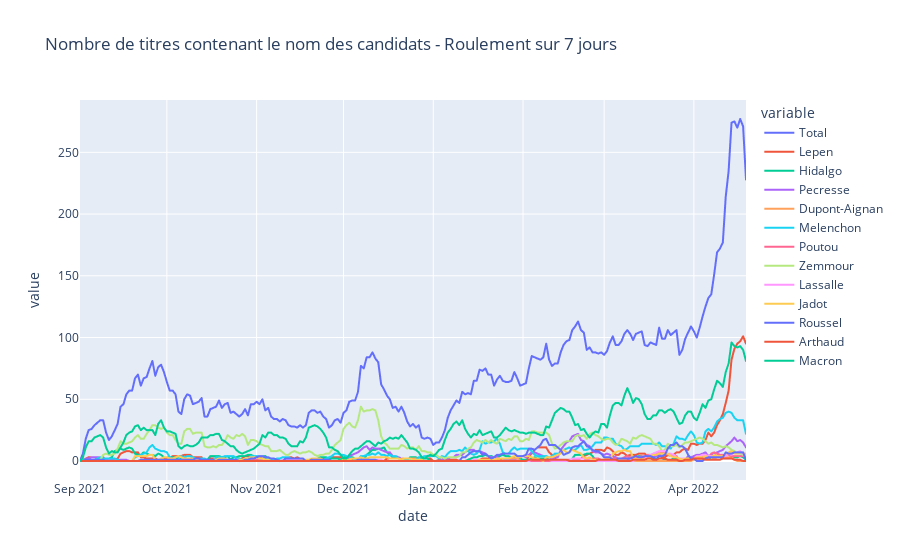

The notebook cell this image was saved under:
### Code cell
import plotly.express as px

pd.options.plotting.backend = "plotly"
rs_df.plot(x='date', y=candidats, title = "Nombre de titres contenant le nom des candidats - Roulement sur 7 jours")

### Figure 1 — Plotly figure (JSON) as saved in the notebook; plotly's stock layout.template omitted (floating-point values rounded to 4 significant figures; data arrays with more than 128 entries replaced by an {"elided": "..."} marker saying what was removed)
{"data": [{"hovertemplate": "variable=Total<br>date=%{x}<br>value=%{y}<extra></extra>", "legendgroup": "Total", "line": {"color": "#636efa", "dash": "solid"}, "marker": {"symbol": "circle"}, "mode": "lines", "name": "Total", "showlegend": true, "type": "scattergl", "x": {"elided": "231 str values"}, "xaxis": "x", "y": {"elided": "231 int values"}, "yaxis": "y"}, {"hovertemplate": "variable=Lepen<br>date=%{x}<br>value=%{y}<extra></extra>", "legendgroup": "Lepen", "line": {"color": "#EF553B", "dash": "solid"}, "marker": {"symbol": "circle"}, "mode": "lines", "name": "Lepen", "showlegend": true, "type": "scattergl", "x": {"elided": "231 str values"}, "xaxis": "x", "y": {"elided": "231 int values"}, "yaxis": "y"}, {"hovertemplate": "variable=Hidalgo<br>date=%{x}<br>value=%{y}<extra></extra>", "legendgroup": "Hidalgo", "line": {"color": "#00cc96", "dash": "solid"}, "marker": {"symbol": "circle"}, "mode": "lines", "name": "Hidalgo", "showlegend": true, "type": "scattergl", "x": {"elided": "231 str values"}, "xaxis": "x", "y": {"elided": "231 int values"}, "yaxis": "y"}, {"hovertemplate": "variable=Pecresse<br>date=%{x}<br>value=%{y}<extra></extra>", "legendgroup": "Pecresse", "line": {"color": "#ab63fa", "dash": "solid"}, "marker": {"symbol": "circle"}, "mode": "lines", "name": "Pecresse", "showlegend": true, "type": "scattergl", "x": {"elided": "231 str values"}, "xaxis": "x", "y": {"elided": "231 int values"}, "yaxis": "y"}, {"hovertemplate": "variable=Dupont-Aignan<br>date=%{x}<br>value=%{y}<extra></extra>", "legendgroup": "Dupont-Aignan", "line": {"color": "#FFA15A", "dash": "solid"}, "marker": {"symbol": "circle"}, "mode": "lines", "name": "Dupont-Aignan", "showlegend": true, "type": "scattergl", "x": {"elided": "231 str values"}, "xaxis": "x", "y": {"elided": "231 int values"}, "yaxis": "y"}, {"hovertemplate": "variable=Melenchon<br>date=%{x}<br>value=%{y}<extra></extra>", "legendgroup": "Melenchon", "line": {"color": "#19d3f3", "dash": "solid"}, "marker": {"symbol": "circle"}, "mode": "lines", "name": "Melenchon", "showlegend": true, "type": "scattergl", "x": {"elided": "231 str values"}, "xaxis": "x", "y": {"elided": "231 int values"}, "yaxis": "y"}, {"hovertemplate": "variable=Poutou<br>date=%{x}<br>value=%{y}<extra></extra>", "legendgroup": "Poutou", "line": {"color": "#FF6692", "dash": "solid"}, "marker": {"symbol": "circle"}, "mode": "lines", "name": "Poutou", "showlegend": true, "type": "scattergl", "x": {"elided": "231 str values"}, "xaxis": "x", "y": {"elided": "231 int values"}, "yaxis": "y"}, {"hovertemplate": "variable=Zemmour<br>date=%{x}<br>value=%{y}<extra></extra>", "legendgroup": "Zemmour", "line": {"color": "#B6E880", "dash": "solid"}, "marker": {"symbol": "circle"}, "mode": "lines", "name": "Zemmour", "showlegend": true, "type": "scattergl", "x": {"elided": "231 str values"}, "xaxis": "x", "y": {"elided": "231 int values"}, "yaxis": "y"}, {"hovertemplate": "variable=Lassalle<br>date=%{x}<br>value=%{y}<extra></extra>", "legendgroup": "Lassalle", "line": {"color": "#FF97FF", "dash": "solid"}, "marker": {"symbol": "circle"}, "mode": "lines", "name": "Lassalle", "showlegend": true, "type": "scattergl", "x": {"elided": "231 str values"}, "xaxis": "x", "y": {"elided": "231 int values"}, "yaxis": "y"}, {"hovertemplate": "variable=Jadot<br>date=%{x}<br>value=%{y}<extra></extra>", "legendgroup": "Jadot", "line": {"color": "#FECB52", "dash": "solid"}, "marker": {"symbol": "circle"}, "mode": "lines", "name": "Jadot", "showlegend": true, "type": "scattergl", "x": {"elided": "231 str values"}, "xaxis": "x", "y": {"elided": "231 int values"}, "yaxis": "y"}, {"hovertemplate": "variable=Roussel<br>date=%{x}<br>value=%{y}<extra></extra>", "legendgroup": "Roussel", "line": {"color": "#636efa", "dash": "solid"}, "marker": {"symbol": "circle"}, "mode": "lines", "name": "Roussel", "showlegend": true, "type": "scattergl", "x": {"elided": "231 str values"}, "xaxis": "x", "y": {"elided": "231 int values"}, "yaxis": "y"}, {"hovertemplate": "variable=Arthaud<br>date=%{x}<br>value=%{y}<extra></extra>", "legendgroup": "Arthaud", "line": {"color": "#EF553B", "dash": "solid"}, "marker": {"symbol": "circle"}, "mode": "lines", "name": "Arthaud", "showlegend": true, "type": "scattergl", "x": {"elided": "231 str values"}, "xaxis": "x", "y": {"elided": "231 int values"}, "yaxis": "y"}, {"hovertemplate": "variable=Macron<br>date=%{x}<br>value=%{y}<extra></extra>", "legendgroup": "Macron", "line": {"color": "#00cc96", "dash": "solid"}, "marker": {"symbol": "circle"}, "mode": "lines", "name": "Macron", "showlegend": true, "type": "scattergl", "x": {"elided": "231 str values"}, "xaxis": "x", "y": {"elided": "231 int values"}, "yaxis": "y"}], "layout": {"legend": {"title": {"text": "variable"}, "tracegroupgap": 0}, "title": {"text": "Nombre de titres contenant le nom des candidats - Roulement sur 7 jours"}, "xaxis": {"anchor": "y", "domain": [0, 1], "title": {"text": "date"}}, "yaxis": {"anchor": "x", "domain": [0, 1], "title": {"text": "value"}}}}
